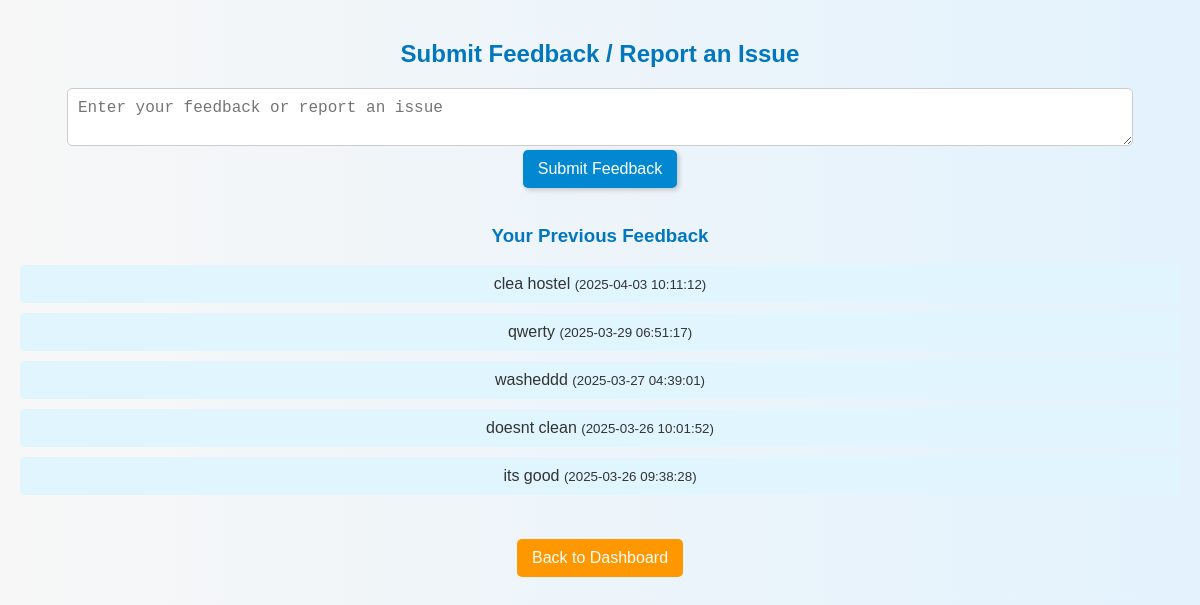
/resident/report_issue.php (signed in), run on the app's committed database.
### tables this page shows
CREATE TABLE `feedback` (
  `id` int(11) NOT NULL,
  `user_id` int(11) DEFAULT NULL,
  `message` text DEFAULT NULL,
  `created_at` timestamp NOT NULL DEFAULT current_timestamp()
);

### resident/report_issue.php (the view, shortened to what this page needs)
<?php
include '../includes/db.php';
$sql = "SELECT * FROM feedback WHERE user_id = " . $_SESSION['user_id'] . " ORDER BY created_at DESC";
$result = $conn->query($sql);
?>
<!DOCTYPE html>
<html lang="en">
<head>
    <link rel="stylesheet" href="../css/styles.css">
</head>
<body>
    <h2>Submit Feedback / Report an Issue</h2>
    <form method="POST">
        <textarea name="message" placeholder="Enter your feedback or report an issue" required></textarea>
        <br>
        <button type="submit">Submit Feedback</button>
    </form>
    <br>
    <h3>Your Previous Feedback</h3>
    <?php if ($result->num_rows > 0): ?>
        <ul>
            <?php while ($row = $result->fetch_assoc()): ?>
                <li>
                    <?php echo htmlspecialchars($row['message']); ?>
                    <small>(<?php echo $row['created_at']; ?>)</small>
                </li>
            <?php endwhile; ?>
        </ul>
    <?php else: ?>
        <p>You have not submitted any feedback yet.</p>
    <?php endif; ?>
    <br>
    <a href="dashboard.php">Back to Dashboard</a>
</body>
</html>

### css/styles.css (style rules this page uses)
body { font-family: Arial, sans-serif; margin: 0; padding: 0; background-color: #f4f4f4; transition: background-color 0.3s ease-in-out; }
h2 { color: #333; transition: color 0.3s ease-in-out; }
a { text-decoration: none; color: #007bff; transition: color 0.3s ease-in-out; display: inline-block; padding: 10px; border-radius: 5px; transition: background-color 0.3s ease-in-out, transform 0.3s ease-in-out; }
button { background-color: #007bff; color: white; padding: 10px; border: none; cursor: pointer; transition: background-color 0.3s ease-in-out, transform 0.2s ease-in-out; border-radius: 5px; box-shadow: 2px 2px 5px rgba(0, 0, 0, 0.2); }

### resident/report_issue.php (style rules this page uses)
body { font-family: Arial, sans-serif; background: linear-gradient(to right, #f7f7f7, #e3f2fd); color: #333; text-align: center; padding: 20px; }
h2, h3 { color: #0277bd; }
textarea { width: 90%; padding: 10px; border: 1px solid #ccc; border-radius: 5px; font-size: 16px; transition: border-color 0.3s ease; }
button { background: #0288d1; color: white; padding: 10px 15px; border: none; border-radius: 5px; font-size: 16px; cursor: pointer; transition: background 0.3s ease; }
ul { list-style: none; padding: 0; }
li { background: #e1f5fe; padding: 10px; margin: 10px 0; border-radius: 5px; transition: background 0.3s ease; }
a { display: inline-block; text-decoration: none; color: white; background: #ff9800; padding: 10px 15px; margin-top: 10px; border-radius: 5px; transition: background 0.3s ease; }

### data on the page
feedback: message "clea hostel", created_at "2025-04-03 10:11:12"
feedback: message "qwerty", created_at "2025-03-29 06:51:17"
feedback: message "washeddd", created_at "2025-03-27 04:39:01"
feedback: message "doesnt clean", created_at "2025-03-26 10:01:52"
feedback: message "its good", created_at "2025-03-26 09:38:28"
